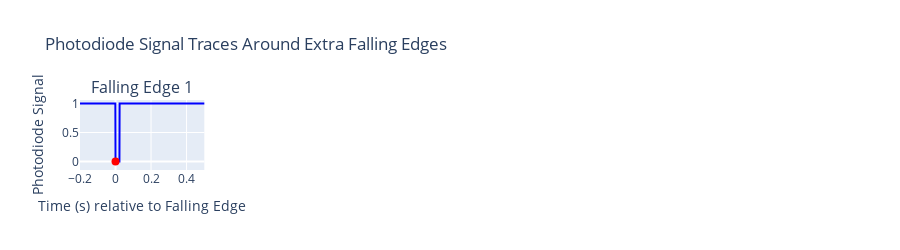
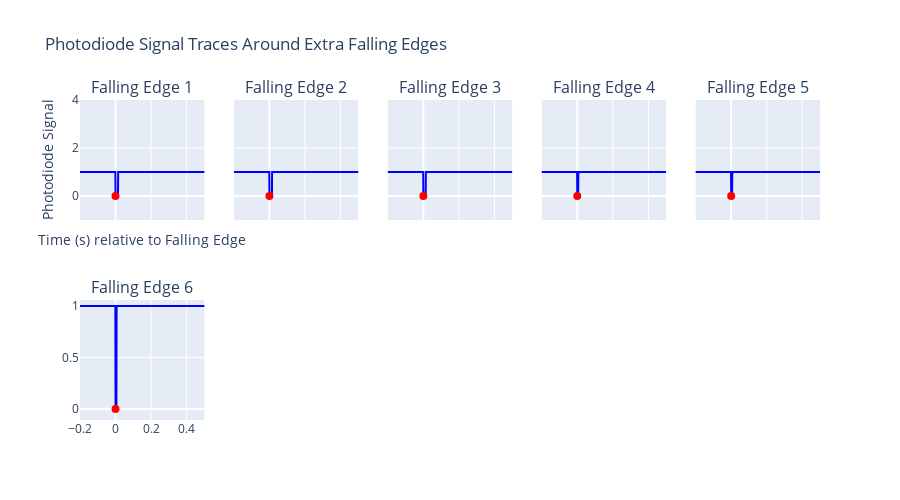

Notebook source saved alongside these figures, in order:
### Code cell
#---------------------------------------------------
# create DFs and plot figure for each data path
#---------------------------------------------------

# Dictionary to store analysis results for each data path
data_path_variables = {}

for idx, data_path in enumerate(data_paths, start=1):
    print(f"\n--------- Processing analysis for data path {idx}/{len(data_paths)}: {data_path} ---------")
    
    # Skip if data wasn't successfully loaded for this path
    if data_path not in loaded_data:
        print(f"⚠️ Skipping analysis for {data_path} - data not loaded successfully")
        continue
    
    try:
        # Extract data from loaded_data dictionary
        photometry_tracking_encoder_data = loaded_data[data_path]["photometry_tracking_encoder_data"]
        camera_photodiode_data = loaded_data[data_path]["camera_photodiode_data"]
        experiment_events = loaded_data[data_path]["experiment_events"]
        mouse_name = loaded_data[data_path]["mouse_name"]
        session_name = f"{mouse_name}_{data_path.name}"  # Assuming session_name is constructed this way
        
        # Create dataframe to analyze
        df_to_analyze = photometry_tracking_encoder_data["Photodiode_int"]  # Using downsampled values in common time grid
        # df_to_analyze = camera_photodiode_data["Photodiode"]  # Use async raw values if needed for troubleshooting
        
        # Determine halt times based on different conditions
        if vestibular_mismatch or event_name == "No halt":  # Determine halt times based on experiment events
            events_matching_name = experiment_events[experiment_events["Event"] == event_name]
            if events_matching_name.empty:
                print(f"⚠️ WARNING: No events found with name '{event_name}', skipping this data path")
                continue
                
            photodiode_halts = events_matching_name.index.tolist()
            nearest_indices = photometry_tracking_encoder_data.index.get_indexer(photodiode_halts, method='nearest')
            photodiode_halts = photometry_tracking_encoder_data.index[nearest_indices]  # Align to downsampled data time grid
            print(f"ℹ️ INFO: vestibular MM or 'No halt', no signal in the photodiode, using experiment events for MM times")
            photodiode_delay_min = photodiode_delay_avg = photodiode_delay_max = None
        else:  # Determine exact halt times based on photodiode signal
            try:
                photodiode_halts, photodiode_delay_min, photodiode_delay_avg, photodiode_delay_max = process.analyze_photodiode(
                    df_to_analyze, experiment_events, event_name, plot=True
                )
                print(f"✅ Successfully analyzed photodiode signal for {data_path.name}")
            except Exception as e:
                print(f"⚠️ ERROR analyzing photodiode signal: {str(e)}")
                continue
        
        # Store analysis results
        data_path_variables[data_path] = {
            "photodiode_halts": photodiode_halts,
            "photodiode_delay_min": photodiode_delay_min,
            "photodiode_delay_avg": photodiode_delay_avg,
            "photodiode_delay_max": photodiode_delay_max,
            "session_name": session_name
        }
        
        # Plot figure if requested
        if plot_fig1:
            try:
                process.plot_figure_1(
                    photometry_tracking_encoder_data, 
                    session_name, 
                    save_path, 
                    common_resampled_rate, 
                    photodiode_halts, 
                    save_figure=True, 
                    show_figure=True, 
                    downsample_factor=50
                )
                print(f"✅ Successfully created figure 1 for {data_path.name}")
            except Exception as e:
                print(f"⚠️ ERROR creating figure 1: {str(e)}")
        else:
            print(f"ℹ️ INFO: skipping figure 1 for {data_path.name}")
        
        # Clean up to free memory
        del df_to_analyze
        gc.collect()
        
        print(f"✅ Completed analysis for data path: {data_path}")
        
    except Exception as e:
        print(f"⚠️ ERROR during analysis of {data_path}: {str(e)}")

print(f"\n✅ Finished analyzing all {len(data_path_variables)} successfully processed data paths")

### Figure 1 — Plotly figure (JSON) as saved in the notebook; plotly's stock layout.template omitted (floating-point values rounded to 4 significant figures; data arrays with more than 128 entries replaced by an {"elided": "..."} marker saying what was removed)
{"data": [{"line": {"color": "blue"}, "mode": "lines", "name": "Trace 1", "type": "scatter", "x": {"elided": "6001 float values"}, "xaxis": "x", "y": {"elided": "6001 int values"}, "yaxis": "y"}, {"marker": {"color": "red", "size": 8}, "mode": "markers", "name": "Falling Edge", "type": "scatter", "x": [0], "xaxis": "x", "y": [0], "yaxis": "y"}], "layout": {"annotations": [{"font": {"size": 16}, "showarrow": false, "text": "Falling Edge 1", "x": 0.084, "xanchor": "center", "xref": "paper", "y": 1, "yanchor": "bottom", "yref": "paper"}], "height": 250, "showlegend": false, "title": {"text": "Photodiode Signal Traces Around Extra Falling Edges"}, "xaxis": {"anchor": "y", "domain": [0, 0.168], "range": [-0.2, 0.5], "title": {"text": "Time (s) relative to Falling Edge"}}, "xaxis2": {"anchor": "y2", "domain": [0.208, 0.376], "range": [-0.2, 0.5]}, "xaxis3": {"anchor": "y3", "domain": [0.416, 0.584], "range": [-0.2, 0.5]}, "xaxis4": {"anchor": "y4", "domain": [0.624, 0.792], "range": [-0.2, 0.5]}, "xaxis5": {"anchor": "y5", "domain": [0.832, 1], "range": [-0.2, 0.5]}, "yaxis": {"anchor": "x", "domain": [0, 1], "title": {"text": "Photodiode Signal"}}, "yaxis2": {"anchor": "x2", "domain": [0, 1], "matches": "y", "showticklabels": false}, "yaxis3": {"anchor": "x3", "domain": [0, 1], "matches": "y", "showticklabels": false}, "yaxis4": {"anchor": "x4", "domain": [0, 1], "matches": "y", "showticklabels": false}, "yaxis5": {"anchor": "x5", "domain": [0, 1], "matches": "y", "showticklabels": false}}}

### Figure 2 — Plotly figure (JSON) as saved in the notebook; plotly's stock layout.template omitted (floating-point values rounded to 4 significant figures; data arrays with more than 128 entries replaced by an {"elided": "..."} marker saying what was removed)
{"data": [{"line": {"color": "blue"}, "mode": "lines", "name": "Trace 1", "type": "scatter", "x": {"elided": "6001 float values"}, "xaxis": "x", "y": {"elided": "6001 int values"}, "yaxis": "y"}, {"marker": {"color": "red", "size": 8}, "mode": "markers", "name": "Falling Edge", "type": "scatter", "x": [0], "xaxis": "x", "y": [0], "yaxis": "y"}, {"line": {"color": "blue"}, "mode": "lines", "name": "Trace 2", "type": "scatter", "x": {"elided": "6001 float values"}, "xaxis": "x2", "y": {"elided": "6001 int values"}, "yaxis": "y2"}, {"marker": {"color": "red", "size": 8}, "mode": "markers", "name": "Falling Edge", "type": "scatter", "x": [0], "xaxis": "x2", "y": [0], "yaxis": "y2"}, {"line": {"color": "blue"}, "mode": "lines", "name": "Trace 3", "type": "scatter", "x": {"elided": "6001 float values"}, "xaxis": "x3", "y": {"elided": "6001 int values"}, "yaxis": "y3"}, {"marker": {"color": "red", "size": 8}, "mode": "markers", "name": "Falling Edge", "type": "scatter", "x": [0], "xaxis": "x3", "y": [0], "yaxis": "y3"}, {"line": {"color": "blue"}, "mode": "lines", "name": "Trace 4", "type": "scatter", "x": {"elided": "6001 float values"}, "xaxis": "x4", "y": {"elided": "6001 int values"}, "yaxis": "y4"}, {"marker": {"color": "red", "size": 8}, "mode": "markers", "name": "Falling Edge", "type": "scatter", "x": [0], "xaxis": "x4", "y": [0], "yaxis": "y4"}, {"line": {"color": "blue"}, "mode": "lines", "name": "Trace 5", "type": "scatter", "x": {"elided": "6001 float values"}, "xaxis": "x5", "y": {"elided": "6001 int values"}, "yaxis": "y5"}, {"marker": {"color": "red", "size": 8}, "mode": "markers", "name": "Falling Edge", "type": "scatter", "x": [0], "xaxis": "x5", "y": [0], "yaxis": "y5"}, {"line": {"color": "blue"}, "mode": "lines", "name": "Trace 6", "type": "scatter", "x": {"elided": "6001 float values"}, "xaxis": "x6", "y": {"elided": "6001 int values"}, "yaxis": "y6"}, {"marker": {"color": "red", "size": 8}, "mode": "markers", "name": "Falling Edge", "type": "scatter", "x": [0], "xaxis": "x6", "y": [0], "yaxis": "y6"}], "layout": {"annotations": [{"font": {"size": 16}, "showarrow": false, "text": "Falling Edge 1", "x": 0.084, "xanchor": "center", "xref": "paper", "y": 1, "yanchor": "bottom", "yref": "paper"}, {"font": {"size": 16}, "showarrow": false, "text": "Falling Edge 2", "x": 0.292, "xanchor": "center", "xref": "paper", "y": 1, "yanchor": "bottom", "yref": "paper"}, {"font": {"size": 16}, "showarrow": false, "text": "Falling Edge 3", "x": 0.5, "xanchor": "center", "xref": "paper", "y": 1, "yanchor": "bottom", "yref": "paper"}, {"font": {"size": 16}, "showarrow": false, "text": "Falling Edge 4", "x": 0.708, "xanchor": "center", "xref": "paper", "y": 1, "yanchor": "bottom", "yref": "paper"}, {"font": {"size": 16}, "showarrow": false, "text": "Falling Edge 5", "x": 0.916, "xanchor": "center", "xref": "paper", "y": 1, "yanchor": "bottom", "yref": "paper"}, {"font": {"size": 16}, "showarrow": false, "text": "Falling Edge 6", "x": 0.084, "xanchor": "center", "xref": "paper", "y": 0.375, "yanchor": "bottom", "yref": "paper"}], "height": 500, "showlegend": false, "title": {"text": "Photodiode Signal Traces Around Extra Falling Edges"}, "xaxis": {"anchor": "y", "domain": [0, 0.168], "matches": "x6", "range": [-0.2, 0.5], "showticklabels": false, "title": {"text": "Time (s) relative to Falling Edge"}}, "xaxis10": {"anchor": "y10", "domain": [0.832, 1], "range": [-0.2, 0.5]}, "xaxis2": {"anchor": "y2", "domain": [0.208, 0.376], "matches": "x7", "range": [-0.2, 0.5], "showticklabels": false}, "xaxis3": {"anchor": "y3", "domain": [0.416, 0.584], "matches": "x8", "range": [-0.2, 0.5], "showticklabels": false}, "xaxis4": {"anchor": "y4", "domain": [0.624, 0.792], "matches": "x9", "range": [-0.2, 0.5], "showticklabels": false}, "xaxis5": {"anchor": "y5", "domain": [0.832, 1], "matches": "x10", "range": [-0.2, 0.5], "showticklabels": false}, "xaxis6": {"anchor": "y6", "domain": [0, 0.168], "range": [-0.2, 0.5]}, "xaxis7": {"anchor": "y7", "domain": [0.208, 0.376], "range": [-0.2, 0.5]}, "xaxis8": {"anchor": "y8", "domain": [0.416, 0.584], "range": [-0.2, 0.5]}, "xaxis9": {"anchor": "y9", "domain": [0.624, 0.792], "range": [-0.2, 0.5]}, "yaxis": {"anchor": "x", "domain": [0.625, 1], "title": {"text": "Photodiode Signal"}}, "yaxis10": {"anchor": "x10", "domain": [0, 0.375], "matches": "y6", "showticklabels": false}, "yaxis2": {"anchor": "x2", "domain": [0.625, 1], "matches": "y", "showticklabels": false}, "yaxis3": {"anchor": "x3", "domain": [0.625, 1], "matches": "y", "showticklabels": false}, "yaxis4": {"anchor": "x4", "domain": [0.625, 1], "matches": "y", "showticklabels": false}, "yaxis5": {"anchor": "x5", "domain": [0.625, 1], "matches": "y", "showticklabels": false}, "yaxis6": {"anchor": "x6", "domain": [0, 0.375]}, "yaxis7": {"anchor": "x7", "domain": [0, 0.375], "matches": "y6", "showticklabels": false}, "yaxis8": {"anchor": "x8", "domain": [0, 0.375], "matches": "y6", "showticklabels": false}, "yaxis9": {"anchor": "x9", "domain": [0, 0.375], "matches": "y6", "showticklabels": false}}}
